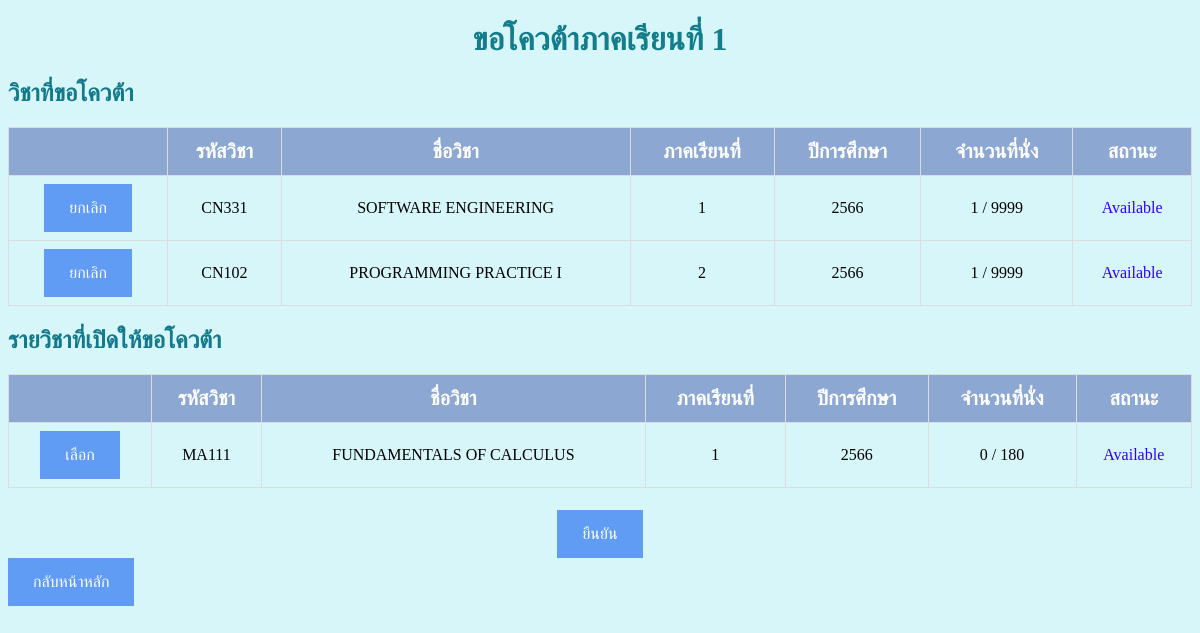
The page /quotaapp/quota_request/ (signed in) on the database as committed earlier.
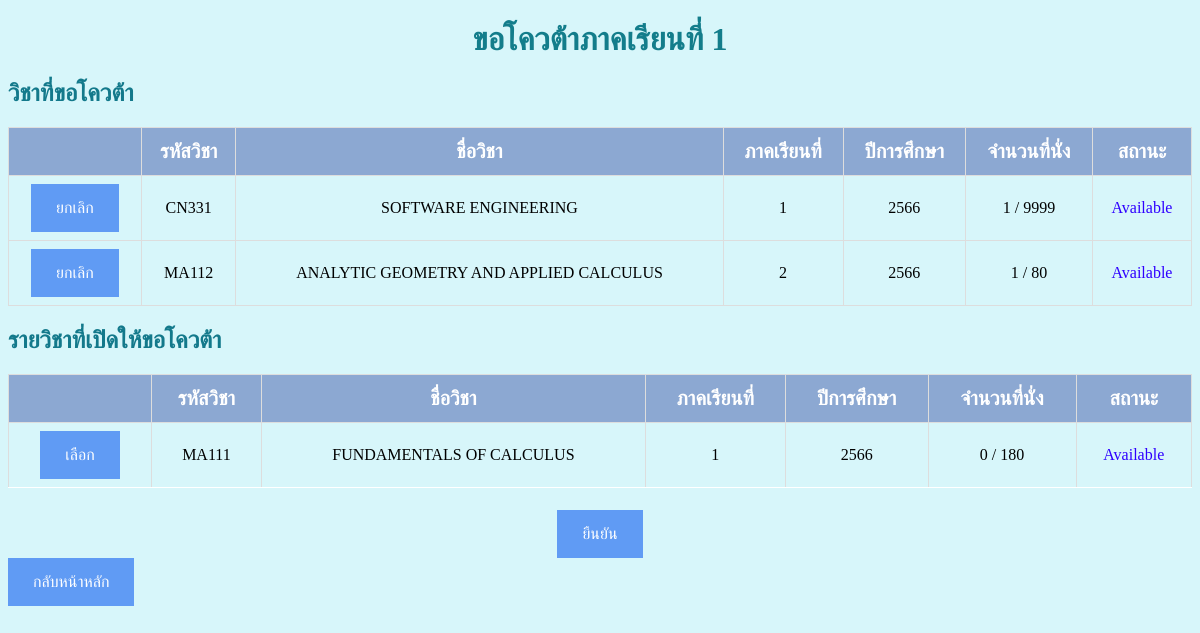
The same page on the database as committed later.
### quotaapp/models.py (models this page shows, shortened)
class Course(models.Model):
    course = models.ForeignKey(Subject, on_delete=models.CASCADE)
    semester = models.CharField(max_length=64)
    year = models.CharField(max_length=64)
    seat = models.PositiveIntegerField(default=0)
    current_seat = models.PositiveIntegerField(default=0)
    q_status = models.CharField(max_length=64, choices=[(
        'Available', 'Available'), ('Full', 'Full')], default="Available")
    status = models.BooleanField(default=True)
    class Meta:
        unique_together = ['course', 'semester', 'year']
    def __str__(self):
        return f"{self.course.subject_id} {self.semester} {self.year}"

class Subject(models.Model):
    subject_id = models.CharField(max_length=64, primary_key=True)
    subject_name = models.CharField(max_length=64)

### quotaapp/views.py (the view)
# urls.py: path('quota_request/', views.quota_request, name='quota_request'),
def quota_request(request):
    if not request.user.is_authenticated:
        return render(request, 'users/login.html')
    else:
        student = User.objects.get(username=request.user)
        student_info = Student.objects.get(student=student)
        course_apply = student_info.applys.all()
        other_course = Course.objects.exclude(
            id__in=course_apply.values_list('id', flat=True)).filter(status=True)
        return render(request, 'quotaapp/quota_request.html', {
            'student_info': student_info,
            'course_apply': course_apply,
            'other_course': other_course,
        })

### quotaapp/templates/quotaapp/quota_request.html (shortened to what this page needs)
{% extends 'quotaapp/layout.html' %}
{% block body %}
<h1 style="color:rgb(19, 125, 139);">ขอโควต้าภาคเรียนที่ 1</u></h1>
<h2 style="color:rgb(19, 121, 139);">วิชาที่ขอโควต้า</u></h2>
<table id="customers">
    <tr>
        <th style="font-size:125%;"> </th>
        <th style="font-size:125%;">
            <center> รหัสวิชา </center>
        </th>
        <th style="font-size:125%;">
            <center> ชื่อวิชา </center>
        </th>
        <th style="font-size:125%;">
            <center> ภาคเรียนที่ </center>
        </th>
        <th style="font-size:125%;">
            <center> ปีการศึกษา </center>
        </th>
        <th style="font-size:125%;">
            <center> จำนวนที่นั่ง </center>
        </th>
        <th style="font-size:125%;">
            <center> สถานะ </center>
        </th>
    </tr>
    {%for course in course_apply %}
    <tr>
        <td> <a href="{% url 'quotaapp:cancel' course%}">ยกเลิก</a></td>
        <td>{{course.course.subject_id}}</td>
        <td>{{course.course.subject_name}}</td>
        <td>{{course.semester}}</td>
        <td>{{course.year}}</td>
        <td>{{course.current_seat}} / {{course.seat}}</td>
        <td style="color:rgb(47, 0, 255);">{{course.q_status}}</td>
    </tr>
    {% endfor %}
</table>
<h2 style="color:rgb(19, 121, 139);">รายวิชาที่เปิดให้ขอโควต้า</u></h2>
<table id="customers">
    <tr>
        <th style="font-size:125%;"> </th>
        <th style="font-size:125%;">
            <center> รหัสวิชา </center>
        </th>
        <th style="font-size:125%;">
            <center> ชื่อวิชา </center>
        </th>
        <th style="font-size:125%;">
            <center> ภาคเรียนที่ </center>
        </th>
        <th style="font-size:125%;">
            <center> ปีการศึกษา </center>
        </th>
        <th style="font-size:125%;">
            <center> จำนวนที่นั่ง </center>
        </th>
        <th style="font-size:125%;">
            <center> สถานะ </center>
        </th>
    </tr>
    {%for course in other_course %}
    <tr>
        {% if course.semester == '1' %}
        <td> <a href="{% url 'quotaapp:request' course%}">เลือก</a></td>
        <td>{{course.course.subject_id}}</td>
        <td>{{course.course.subject_name}}</td>
        <td>{{course.semester}}</td>
        <td>{{course.year}}</td>
        <td>{{course.current_seat}} / {{course.seat}}</td>
        <td style="color:rgb(47, 0, 255);">{{course.q_status}}</td>
        {% endif %}
    </tr>
    {% endfor %}
</table>
<center>
    <a href="{% url 'quotaapp:complete' %}"> ยืนยัน </a>
</center>
<a href="{% url 'users:index' %}">กลับหน้าหลัก</a>
{% endblock %}

### quotaapp/templates/quotaapp/layout.html (shortened to what this page needs)
<!DOCTYPE html>
<html lang='en'>
<head>
</head>
<body style="background-color:rgb(215, 246, 250)">
    {% block body %}
    {% endblock %}
</body>
</html>

### quotaapp/templates/quotaapp/layout.html (style rules this page uses)
h1 { text-align: center; }
a:link, a:visited { background-color: rgb(96, 155, 244); color: white; padding: 15px 25px; text-align: center; text-decoration: none; display: inline-block; }
table, td, th, tr { border: 1px solid #ffffff; text-align: center; }
table { border-collapse: collapse; width: 100%; }
th, td { padding: 15px; }
#customers td, #customers th { border: 1px solid #ddd; padding: 8px; }
#customers tr:nth-child(even) { background-color: rgb(215, 246, 250); }
#customers th { padding-top: 12px; padding-bottom: 12px; text-align: left; background-color: #8ca8d2; color: white }

Rows that differ between the two databases and show on the page:
no longer on this page (row edited): Course: course.subject_id "CN102", course.subject_name "PROGRAMMING PRACTICE I", semester "2", year "2566", current_seat "1", seat "9999", q_status "Available", shown under "วิชาที่ขอโควต้า"
now on this page (row edited): Course: course.subject_id "MA112", course.subject_name "ANALYTIC GEOMETRY AND APPLIED CALCULUS", semester "2", year "2566", current_seat "1", seat "80", q_status "Available", shown under "วิชาที่ขอโควต้า"
